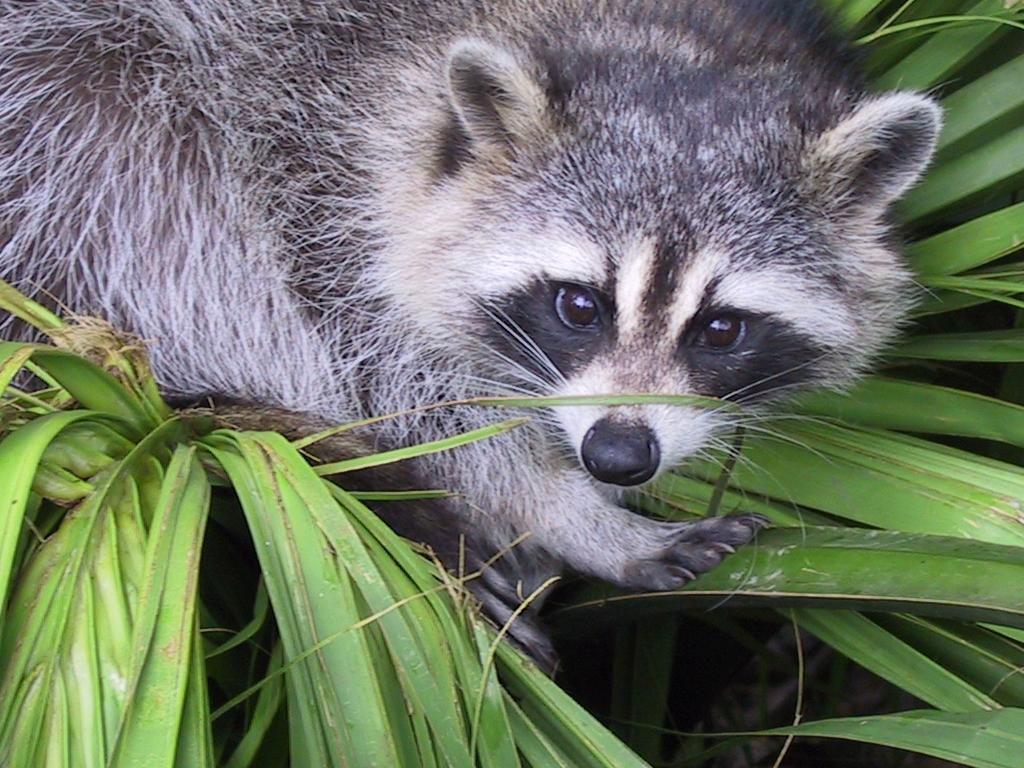
#> input picture ex03/animal.jpeg, 1024 x 768 px
$ python zoom.py
#> lines starting #> are read from the running program, lines starting #| are printed output that depends on the picture
### ex03/load_image.py
from PIL import Image
import numpy as np


def ft_load(path: str):
#> called with path = 'animal.jpeg'
    img = Image.open(path)
#> img is the input picture: PIL image 1024x768 RGB; mean R, G, B 110.7, 117.7, 102.1
    width, height = img.size
#> width = 1024; height = 768
    if img.mode != "RGB":
        img = img.convert("RGB")
    img_array = np.array(img)
    print(
        f"The shape of image is: ({height}, {width}, {len(img_array[0][0])})")
#| The shape of image is: (768, 1024, 3)
    return img_array

### ex03/zoom.py
import numpy as np
from PIL import Image
from load_image import ft_load
import matplotlib.pyplot as plt


def main():
    '''
    Load an image, prints out its size, zoom in the image,
    converts it to grayscale and use matplotlib to plot it.

    Parameters:

    Returns:

    '''

    try:
        img_array = ft_load("animal.jpeg")
        print(img_array)
#> (printed output is left out)

        start_height = 70
        end_height = 470
        start_column = 450
        end_column = 850

        new_img_array = img_array[start_height:end_height,
                                  start_column:end_column, :]
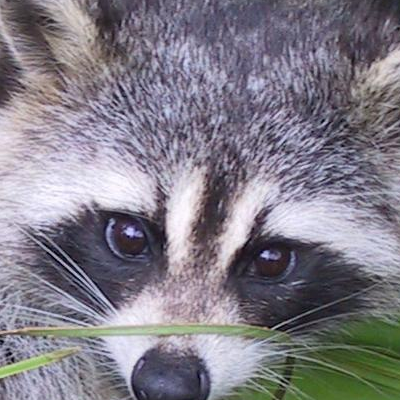
#> new_img_array: shape (400, 400, 3); mean R, G, B 129.4, 125.3, 135.8
        new_img = Image.fromarray(new_img_array)
        new_img = new_img.convert("L")
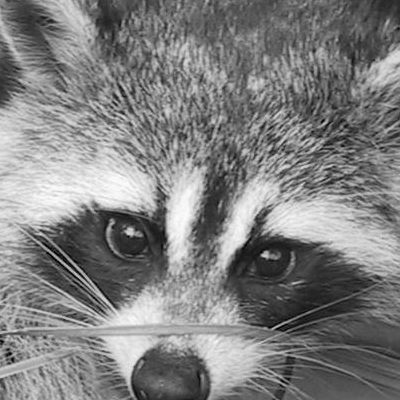
#> new_img: PIL image 400x400 L; min 0, max 253, mean 127.7
        new_gray_array = np.array(new_img)
        print(
            "TNew shape after slicing: " +
            f"{new_gray_array.reshape(400,400,1).shape} or " +
            f"{new_gray_array.shape} ")
#| TNew shape after slicing: (400, 400, 1) or (400, 400)
        new_gray_array = new_gray_array.reshape(400, 400, 1)
        print(new_gray_array)
#> (printed output is left out)
        plt.imshow(new_img, cmap="gray")
        plt.show()
    except Exception as e:
        print(f"Error: {e}")
    except KeyboardInterrupt:
        print("Keyboard interupted, exiting...")


if __name__ == "__main__":
    main()
